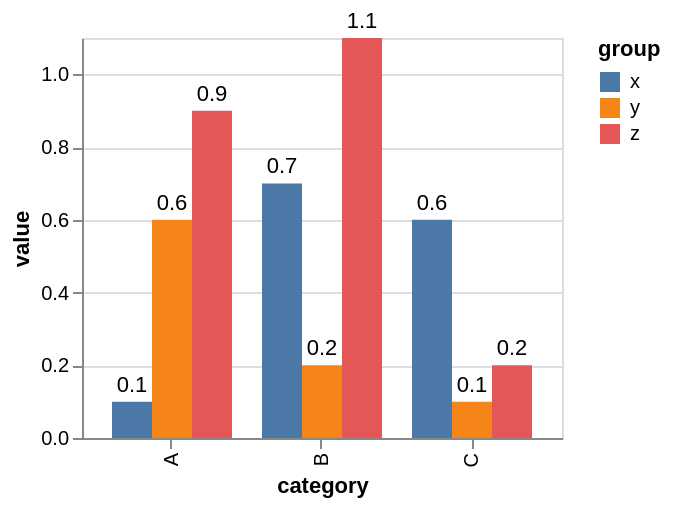

Write a Vega-Lite specification for this figure.
### Vega specification from a JSON file in a GitHub repository (floating-point values rounded to 4 significant figures)
{"$schema": "https://vega.github.io/schema/vega/v5.json", "background": "white", "padding": 5, "height": 200, "style": "cell", "data": [{"name": "source_0", "values": [{"category": "A", "group": "x", "value": 0.1}, {"category": "A", "group": "y", "value": 0.6}, {"category": "A", "group": "z", "value": 0.9}, {"category": "B", "group": "x", "value": 0.7}, {"category": "B", "group": "y", "value": 0.2}, {"category": "B", "group": "z", "value": 1.1}, {"category": "C", "group": "x", "value": 0.6}, {"category": "C", "group": "y", "value": 0.1}, {"category": "C", "group": "z", "value": 0.2}]}, {"name": "data_0", "source": "source_0", "transform": [{"type": "formula", "expr": "datum.value/2", "as": "half"}]}, {"name": "data_1", "source": "data_0", "transform": [{"type": "stack", "groupby": ["category", "group"], "field": "value", "sort": {"field": [], "order": []}, "as": ["value_start", "value_end"], "offset": "zero"}, {"type": "filter", "expr": "isValid(datum[\"value\"]) && isFinite(+datum[\"value\"])"}]}, {"name": "data_2", "source": "data_0", "transform": [{"type": "filter", "expr": "isValid(datum[\"value\"]) && isFinite(+datum[\"value\"])"}]}], "signals": [{"name": "x_step", "update": "20 * bandspace(domain('xOffset').length, 0, 0) / (1-0.2)"}, {"name": "width", "update": "bandspace(domain('x').length, 0.2, 0.2) * x_step"}], "marks": [{"name": "layer_0_marks", "type": "rect", "style": ["bar"], "from": {"data": "data_1"}, "encode": {"update": {"fill": {"scale": "color", "field": "group"}, "ariaRoleDescription": {"value": "bar"}, "description": {"signal": "\"category: \" + (isValid(datum[\"category\"]) ? datum[\"category\"] : \"\"+datum[\"category\"]) + \"; value: \" + (format(datum[\"value\"], \"\")) + \"; group: \" + (isValid(datum[\"group\"]) ? datum[\"group\"] : \"\"+datum[\"group\"])"}, "xc": {"scale": "x", "field": "category", "offset": {"scale": "xOffset", "field": "group", "band": 0.5}}, "width": {"signal": "max(0.25, bandwidth('xOffset'))"}, "y": {"scale": "y", "field": "value_end"}, "y2": {"scale": "y", "field": "value_start"}}}}, {"name": "layer_1_marks", "type": "text", "style": ["text"], "from": {"data": "data_2"}, "encode": {"update": {"dy": {"value": -8}, "fill": {"value": "black"}, "description": {"signal": "\"category: \" + (isValid(datum[\"category\"]) ? datum[\"category\"] : \"\"+datum[\"category\"]) + \"; value: \" + (format(datum[\"value\"], \"\")) + \"; group: \" + (isValid(datum[\"group\"]) ? datum[\"group\"] : \"\"+datum[\"group\"])"}, "x": {"scale": "x", "field": "category", "offset": {"scale": "xOffset", "field": "group", "band": 0.5}}, "y": {"scale": "y", "field": "value"}, "text": {"signal": "format(datum[\"value\"], \"\")"}, "align": {"value": "center"}, "baseline": {"value": "middle"}}}}], "scales": [{"name": "x", "type": "band", "domain": {"fields": [{"data": "data_1", "field": "category"}, {"data": "data_2", "field": "category"}], "sort": true}, "range": {"step": {"signal": "x_step"}}, "paddingInner": 0.2, "paddingOuter": 0.2}, {"name": "y", "type": "linear", "domain": {"fields": [{"data": "data_1", "field": "value_start"}, {"data": "data_1", "field": "value_end"}, {"data": "data_2", "field": "value"}]}, "range": [{"signal": "height"}, 0], "nice": true, "zero": true}, {"name": "xOffset", "type": "band", "domain": {"fields": [{"data": "data_1", "field": "group"}, {"data": "data_2", "field": "group"}], "sort": true}, "range": {"step": 20}}, {"name": "color", "type": "ordinal", "domain": {"data": "data_1", "field": "group", "sort": true}, "range": "category"}], "axes": [{"scale": "y", "orient": "left", "gridScale": "x", "grid": true, "tickCount": {"signal": "ceil(height/40)"}, "domain": false, "labels": false, "aria": false, "maxExtent": 0, "minExtent": 0, "ticks": false, "zindex": 0}, {"scale": "x", "orient": "bottom", "grid": false, "title": "category", "labelAlign": "right", "labelAngle": 270, "labelBaseline": "middle", "zindex": 0}, {"scale": "y", "orient": "left", "grid": false, "title": "value", "labelOverlap": true, "tickCount": {"signal": "ceil(height/40)"}, "zindex": 0}], "legends": [{"fill": "color", "symbolType": "square", "title": "group"}]}
